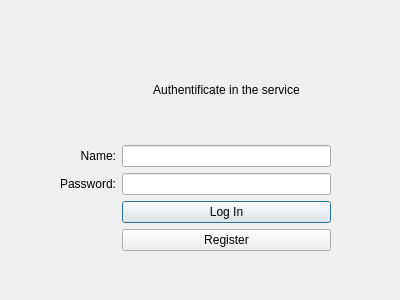
<?xml version="1.0" encoding="UTF-8"?>
<ui version="4.0">
 <class>auth_window</class>
 <widget class="QDialog" name="auth_window">
  <property name="geometry">
   <rect>
    <x>0</x>
    <y>0</y>
    <width>400</width>
    <height>300</height>
   </rect>
  </property>
  <property name="windowTitle">
   <string>Dialog</string>
  </property>
  <widget class="QWidget" name="gridLayoutWidget">
   <property name="geometry">
    <rect>
     <x>60</x>
     <y>40</y>
     <width>271</width>
     <height>211</height>
    </rect>
   </property>
   <layout class="QGridLayout" name="gridLayout">
    <item row="0" column="1">
     <widget class="QLabel" name="welcomeLabel">
      <property name="text">
       <string>Authentificate in the service</string>
      </property>
      <property name="alignment">
       <set>Qt::AlignCenter</set>
      </property>
     </widget>
    </item>
    <item row="1" column="1">
     <widget class="QLineEdit" name="nameEdit"/>
    </item>
    <item row="2" column="1">
     <widget class="QLineEdit" name="passEdit"/>
    </item>
    <item row="3" column="1">
     <widget class="QPushButton" name="loginPB">
      <property name="text">
       <string>Log In</string>
      </property>
     </widget>
    </item>
    <item row="4" column="1">
     <widget class="QPushButton" name="registerBP">
      <property name="text">
       <string>Register</string>
      </property>
     </widget>
    </item>
    <item row="1" column="0">
     <widget class="QLabel" name="nameLabel">
      <property name="text">
       <string>Name:</string>
      </property>
      <property name="alignment">
       <set>Qt::AlignRight|Qt::AlignTrailing|Qt::AlignVCenter</set>
      </property>
     </widget>
    </item>
    <item row="2" column="0">
     <widget class="QLabel" name="passLabel">
      <property name="text">
       <string>Password:</string>
      </property>
      <property name="alignment">
       <set>Qt::AlignRight|Qt::AlignTrailing|Qt::AlignVCenter</set>
      </property>
     </widget>
    </item>
   </layout>
  </widget>
 </widget>
 <tabstops>
  <tabstop>nameEdit</tabstop>
  <tabstop>passEdit</tabstop>
  <tabstop>loginPB</tabstop>
  <tabstop>registerBP</tabstop>
 </tabstops>
 <resources/>
 <connections/>
</ui>
